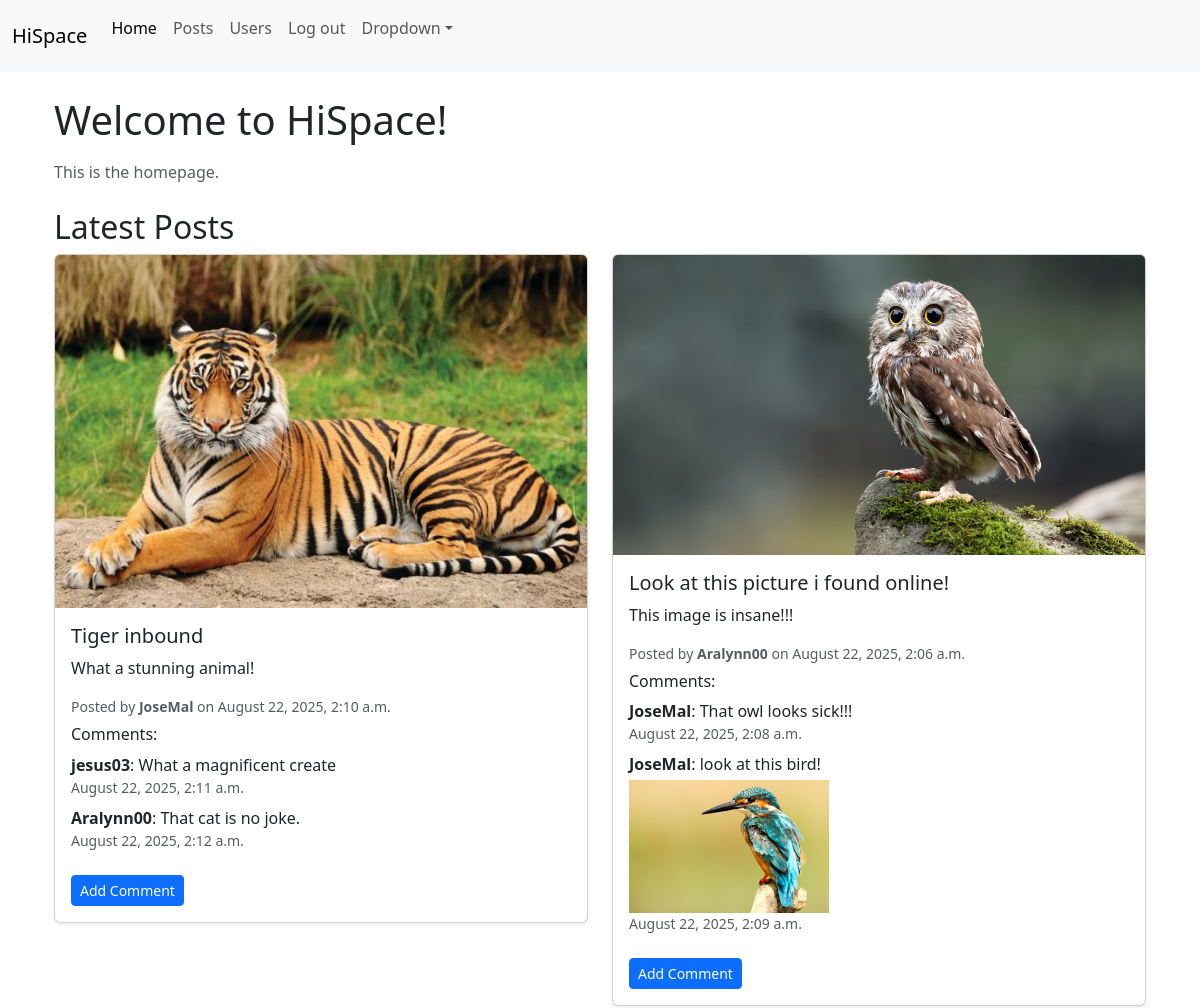
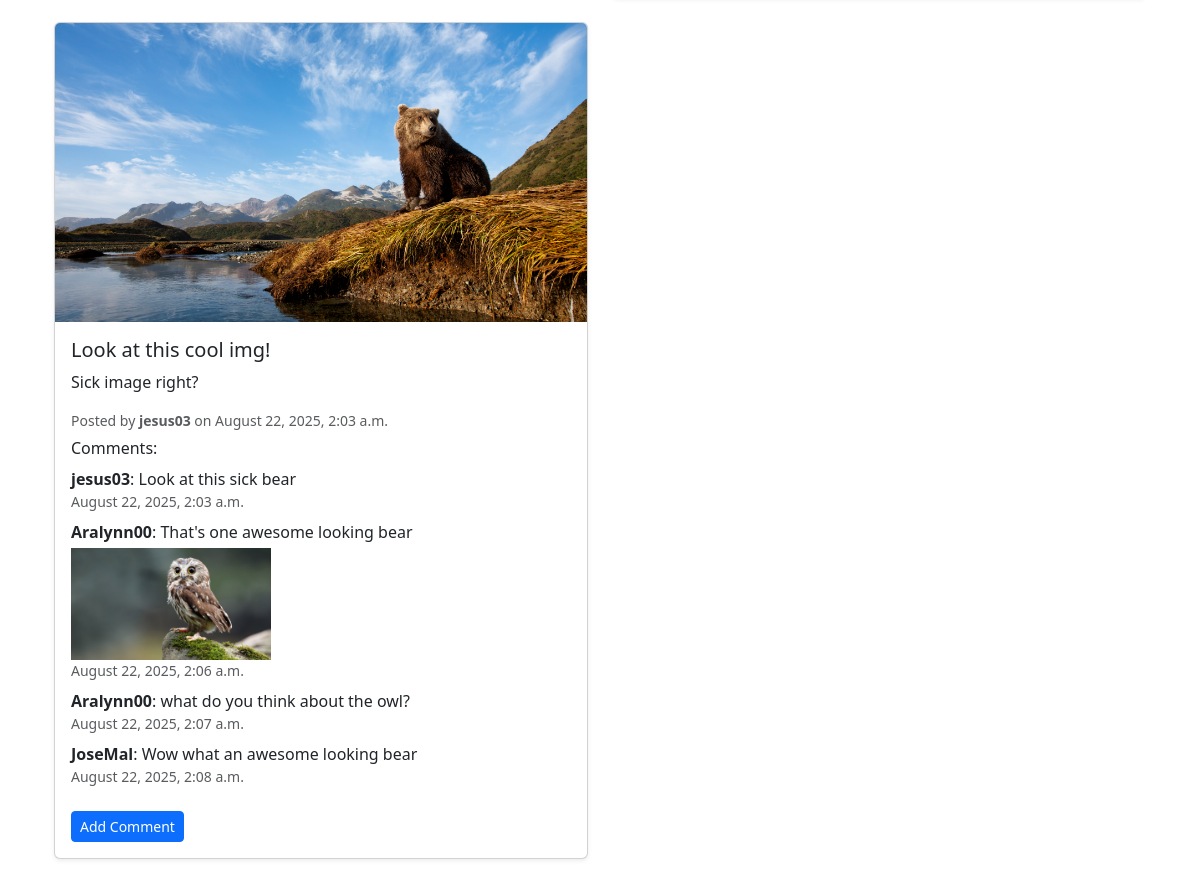
The app's page / (signed in) with its own data (2 pictures, top to bottom).
### contactApp/models.py (models this page shows, shortened)
class Post(models.Model):
    author = models.ForeignKey(User, on_delete=models.CASCADE)
    title = models.CharField(max_length=200)
    content = models.TextField()
    image = models.ImageField(  # <-- Added image field
        upload_to="post_images/",
        blank=True,
        null=True
    )
    created_at = models.DateTimeField(auto_now_add=True)

class Comment(models.Model):
    post = models.ForeignKey(Post, on_delete=models.CASCADE, related_name="comments")
    author = models.ForeignKey(User, on_delete=models.CASCADE)
    text = models.TextField()
    image = models.ImageField(
        upload_to="comment_images/",
        blank=True,
        null=True
    )
    created_at = models.DateTimeField(auto_now_add=True)
    class Meta:
        ordering = ["created_at"]

### contactApp/views.py (the view)
# urls.py: path('', views.home, name='home'),  # Home page showing records and posts
@login_required
def home(request):
    records = Record.objects.all()
    posts = Post.objects.all().order_by('-created_at')
    return render(request, 'home.html', {'records': records, 'posts': posts})

### contactApp/templates/home.html (shortened to what this page needs)
{% extends 'base.html' %}
{% load static %}
{% block content %}
<div class="container mt-4">
  <h1 class="mb-3">Welcome to HiSpace!</h1>
  <p class="text-muted">This is the homepage.</p>
  <h2 class="mt-4">Latest Posts</h2>
  {% if posts %}
    <div class="row">
      {% for post in posts %}
        <div class="col-md-6 mb-4">
          <div class="card shadow-sm">
            {% if post.image %}
              <img src="{{ post.image.url }}" class="card-img-top" alt="Post image">
            {% else %}
              <img src="{% static 'images/default_post.png' %}" class="card-img-top" alt="Default post image">
            {% endif %}
            <div class="card-body">
              <h5 class="card-title">{{ post.title }}</h5>
              <p class="card-text">{{ post.content }}</p>
              <p class="text-muted small mb-2">
                Posted by <strong>{{ post.author.username }}</strong>
                on {{ post.created_at|date:"F j, Y, g:i a" }}
              </p>
              <h6>Comments:</h6>
              {% if post.comments.all %}
                <ul class="list-unstyled">
                  {% for comment in post.comments.all %}
                    <li class="mb-2">
                      <strong>{{ comment.author.username }}</strong>: {{ comment.text }}
                      {% if comment.image %}
                        <br><img src="{{ comment.image.url }}" style="max-width:200px;" class="mt-1">
                      {% endif %}
                      <small class="text-muted d-block">{{ comment.created_at|date:"F j, Y, g:i a" }}</small>
                    </li>
                  {% endfor %}
                </ul>
              {% else %}
                <p class="text-muted">No comments yet.</p>
              {% endif %}
              <a href="{% url 'add_comment' post.id %}" class="btn btn-sm btn-primary mt-2">Add Comment</a>
            </div>
          </div>
        </div>
      {% endfor %}
    </div>
  {% else %}
    <p>No posts yet.</p>
  {% endif %}
</div>
{% endblock %}

### contactApp/templates/base.html (shortened to what this page needs)
<!doctype html>
<html lang="en">
  <head>
    <link href="https://cdn.jsdelivr.net/npm/bootstrap@5.3.7/dist/css/bootstrap.min.css"
          rel="stylesheet"
>
  </head>
  <body>
    {% include 'navbar.html' %}
    <div class="container mt-4">
      {% block content %}{% endblock %}
    </div>
  </body>
</html>

### contactApp/templates/navbar.html (shortened to what this page needs)
<nav class="navbar navbar-expand-lg bg-body-tertiary navbar-light">
  <div class="container-fluid">
    <a class="navbar-brand" href="{% url 'home' %}">HiSpace</a>
    <div class="collapse navbar-collapse" id="navbarNavDropdown">
      <ul class="navbar-nav">
        <li class="nav-item">
          <a class="nav-link{% if request.resolver_match.url_name == 'home' %} active{% endif %}" href="{% url 'home' %}">Home</a>
        </li>
        <li class="nav-item">
          <a class="nav-link" href="{% url 'post_list' %}">Posts</a>
        </li>
        <li class="nav-item">
          <a class="nav-link" href="{% url 'user_data' %}">Users</a>
        </li>
        <li class="nav-item">
          <p><a class="nav-link" href="{% url 'login' %}">Log out</a></p>
        </li>
        <li class="nav-item dropdown">
          <a class="nav-link dropdown-toggle" href="#" id="mainDropdown" role="button"
             data-bs-toggle="dropdown" aria-expanded="false">Dropdown</a>
        </li>
      </ul>
    </div>
  </div>
</nav>

### records on screen
Post: image (picture), title "Tiger inbound", content "What a stunning animal!", author.username "JoseMal", created_at "August 22, 2025, 2:10 a.m."
Comment: author.username "jesus03", text "What a magnificent create", created_at "August 22, 2025, 2:11 a.m."
Comment: author.username "Aralynn00", text "That cat is no joke.", created_at "August 22, 2025, 2:12 a.m."
Post: image (picture), title "Look at this picture i found online!", content "This image is insane!!!", author.username "Aralynn00", created_at "August 22, 2025, 2:06 a.m."
Comment: author.username "JoseMal", text "That owl looks sick!!!", created_at "August 22, 2025, 2:08 a.m."
Comment: author.username "JoseMal", text "look at this bird!", image (picture), created_at "August 22, 2025, 2:09 a.m."
Post: image (picture), title "Look at this cool img!", content "Sick image right?", author.username "jesus03", created_at "August 22, 2025, 2:03 a.m."
Comment: author.username "jesus03", text "Look at this sick bear", created_at "August 22, 2025, 2:03 a.m."
Comment: author.username "Aralynn00", text "That's one awesome looking bear", image (picture), created_at "August 22, 2025, 2:06 a.m."
Comment: author.username "Aralynn00", text "what do you think about the owl?", created_at "August 22, 2025, 2:07 a.m."
Comment: author.username "JoseMal", text "Wow what an awesome looking bear", created_at "August 22, 2025, 2:08 a.m."
